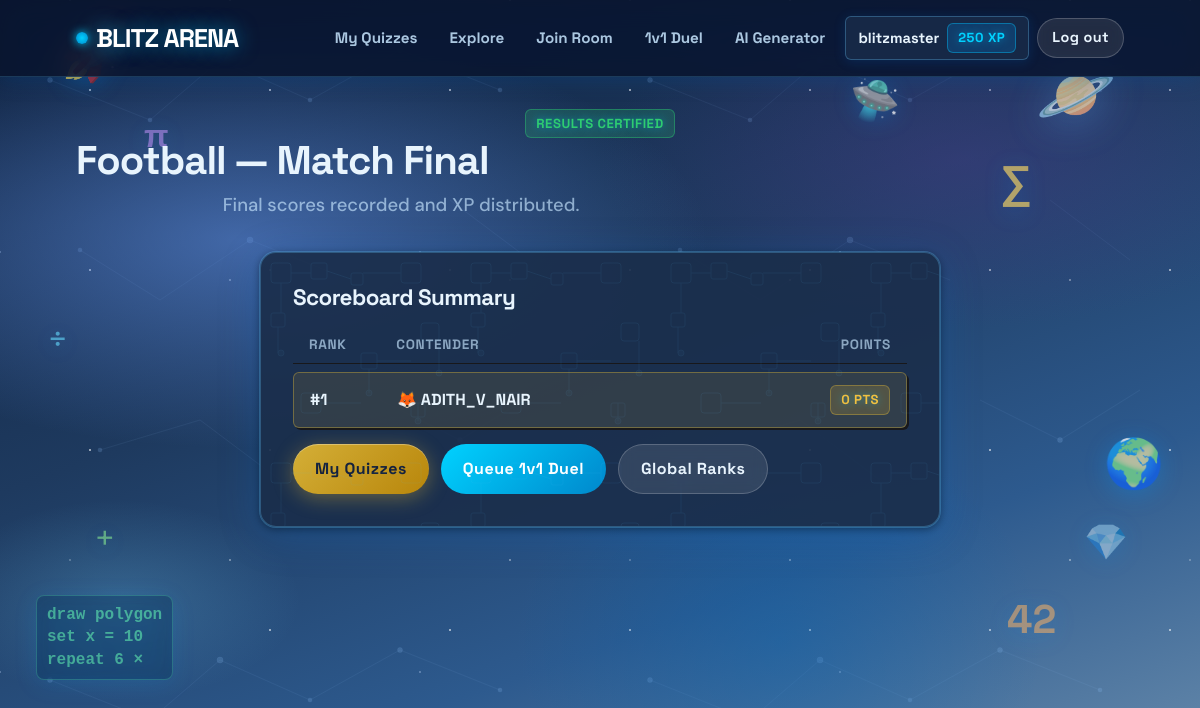
Page /rooms/7VYSWM/results/ (signed in) on the committed database.
### apps/accounts/models.py (models this page shows, shortened)
class User(AbstractUser):
    avatar = models.CharField(max_length=50, default='default', blank=True)
    xp = models.PositiveIntegerField(default=0)

### apps/quizzes/models.py (models this page shows, shortened)
class Quiz(models.Model):
    owner = models.ForeignKey(
        settings.AUTH_USER_MODEL,
        on_delete=models.CASCADE,
        related_name='quizzes'
    )
    title = models.CharField(max_length=255)
    topic = models.CharField(max_length=100, blank=True, default='General')
    is_public = models.BooleanField(default=True)
    created_by_ai = models.BooleanField(default=False)
    created_at = models.DateTimeField(auto_now_add=True)
    class Meta:
        ordering = ['-created_at']

### apps/rooms/models.py (models this page shows, shortened)
class RoomPlayer(models.Model):
    room = models.ForeignKey(Room, on_delete=models.CASCADE, related_name='players')
    user = models.ForeignKey(settings.AUTH_USER_MODEL, on_delete=models.CASCADE, related_name='room_entries')
    score = models.IntegerField(default=0)
    joined_at = models.DateTimeField(auto_now_add=True)
    class Meta:
        unique_together = ('room', 'user')
        ordering = ['-score', 'joined_at']

### apps/rooms/views.py (the view)
# urls.py: path('<str:code>/results/', views.results_view, name='room_results'),
@login_required
def results_view(request, code):
    room = get_object_or_404(Room.objects.select_related('quiz'), code=code.upper())
    players = room.players.select_related('user').order_by('-score')
    return render(request, 'rooms/results.html', {
        'room': room,
        'quiz': room.quiz,
        'players': players,
    })

### templates/rooms/results.html (shortened to what this page needs)
{% extends 'base.html' %}
{% block content %}
<div class="page-header text-center">
  <div class="badge badge-good">Results Certified</div>
  <h1 class="page-title">{{ quiz.title }} — Match Final</h1>
  <p class="page-subtitle">Final scores recorded and XP distributed.</p>
</div>
<div class="results-wrapper">
  <div class="card">
    <h2 class="card-title">Scoreboard Summary</h2>
    <div class="leaderboard-table">
      <div class="leaderboard-header-row">
        <span class="col-rank">Rank</span>
        <span class="col-player">Contender</span>
        <span class="col-xp">Points</span>
      </div>
      {% for p in players %}
        <div class="leaderboard-row {% if forloop.counter == 1 %}top-rank rank-1{% endif %}">
          <span class="col-rank">#{{ forloop.counter }}</span>
          <span class="col-player font-bold">
            {% if p.user.avatar == 'fox' %}🦊
            {% elif p.user.avatar == 'knight' %}⚔️
            {% elif p.user.avatar == 'owl' %}🦉
            {% elif p.user.avatar == 'bear' %}🐻
            {% elif p.user.avatar == 'bot' %}🤖
            {% endif %}
            {{ p.user.username }}
          </span>
          <span class="col-xp badge badge-accent">{{ p.score }} pts</span>
        </div>
      {% endfor %}
    </div>
    <div class="card-actions">
      <a href="/quizzes/" class="btn btn-primary">My Quizzes</a>
      <a href="/rooms/duel/" class="btn btn-accent">Queue 1v1 Duel</a>
      <a href="/rooms/leaderboard/" class="btn btn-secondary">Global Ranks</a>
    </div>
  </div>
</div>
{% endblock %}

### templates/components/navbar.html
<nav class="navbar">
  <div class="container nav-container">
    <a href="/" class="brand">
      <span class="brand-dot"></span>BLITZ ARENA
    </a>
    <ul class="nav-links">
      {% if user.is_authenticated %}
        <li><a href="/quizzes/" class="nav-link">My Quizzes</a></li>
        <li><a href="/quizzes/explore/" class="nav-link">Explore</a></li>
        <li><a href="/rooms/join/" class="nav-link">Join Room</a></li>
        <li><a href="/rooms/duel/" class="nav-link">1v1 Duel</a></li>
        <li><a href="/ai/generate/" class="nav-link">AI Generator</a></li>
        <li>
          <a href="{% url 'profile' %}" class="user-pill">
            <span>{{ user.username }}</span>
            <span class="badge">{{ user.xp }} XP</span>
          </a>
        </li>
        <li><a href="{% url 'logout' %}" class="btn btn-secondary btn-sm">Log out</a></li>
      {% else %}
        <li><a href="{% url 'login' %}" class="nav-link">Log in</a></li>
        <li><a href="{% url 'signup' %}" class="btn btn-primary btn-sm">Sign up</a></li>
      {% endif %}
    </ul>
  </div>
</nav>

### static/css/tokens.css (style rules this page uses)
:root { --bg: #F4EFE6; --surface: #FFFFFF; --surface-alt: #FDFBF7; --ink: #18181B; --muted: #64748B; --muted-light: #94A3B8; --accent: #FF4D2E; --accent-hover: #E63E20; --accent-2: #FFD23F; --good: #10B981; --bad: #EF4444; --opt-a: #3B82F6; --opt-b: #F97316; --opt-c: #10B981; --opt-d: #8B5CF6; --border: 2.5px solid var(--ink); --border-thin: 1.5px solid var(--ink); --shadow: 4px 4px 0 var(--ink); --shadow-lg: 6px 6px 0 var(--ink); --shadow-sm: 2px 2px 0 var(--ink); --shadow-hover: 2px 2px 0 var(--ink); --shadow-active: 0px 0px 0 var(--ink); --radius: 10px; --radius-sm: 6px; --radius-full: 9999px; --font-head: 'Space Grotesk', system-ui, -apple-system, sans-serif; --font-body: 'DM Sans', system-ui, -apple-system, sans-serif; --space-2xs: 4px; --space-xs: 8px; --space-sm: 12px; --space-md: 16px; --space-lg: 24px; --space-xl: 32px; --space-2xl: 48px; --space-3xl: 64px; }

### static/css/base.css (style rules this page uses)
*, *::before, *::after { box-sizing: border-box; margin: 0; padding: 0; }
body { font-family: var(--font-body); background-color: var(--bg); background-image: radial-gradient(rgba(24, 24, 27, 0.12) 1.2px, transparent 1.2px); background-size: 24px 24px; color: var(--ink); min-height: 100vh; display: flex; flex-direction: column; line-height: 1.5; -webkit-font-smoothing: antialiased; }
h1, h2, h3, h4, h5, h6 { font-family: var(--font-head); font-weight: 700; line-height: 1.15; color: var(--ink); letter-spacing: -0.025em; }
h1 { font-size: 2.5rem; margin-bottom: var(--space-md); }
h2 { font-size: 1.85rem; margin-bottom: var(--space-sm); }
p { margin-bottom: var(--space-md); color: var(--ink); }
a { color: var(--ink); font-weight: 600; text-decoration: underline; text-decoration-thickness: 2px; text-underline-offset: 3px; cursor: pointer; transition: color 0.15s ease; }
.container { width: 100%; max-width: 1080px; margin: 0 auto; padding: 0 var(--space-md); }
.page-header { margin-bottom: var(--space-xl); text-align: left; }
.page-title { margin-bottom: var(--space-xs); display: flex; align-items: center; gap: var(--space-sm); flex-wrap: wrap; }
.page-subtitle { color: var(--muted); font-size: 1.15rem; font-weight: 500; max-width: 650px; }
.badge { display: inline-flex; align-items: center; gap: 4px; padding: 4px 10px; font-family: var(--font-head); font-size: 0.82rem; font-weight: 700; text-transform: uppercase; letter-spacing: 0.04em; border: var(--border-thin); border-radius: var(--radius-sm); background-color: var(--accent-2); color: var(--ink); box-shadow: 2px 2px 0 var(--ink); }
.badge-accent { background-color: var(--accent); color: #FFFFFF; }
.badge-good { background-color: var(--good); color: #FFFFFF; }

### rows in the picture
User: username "blitzmaster", xp "250"
Quiz: title "Football"
RoomPlayer: user.username "ADITH_V_NAIR", score "0"
